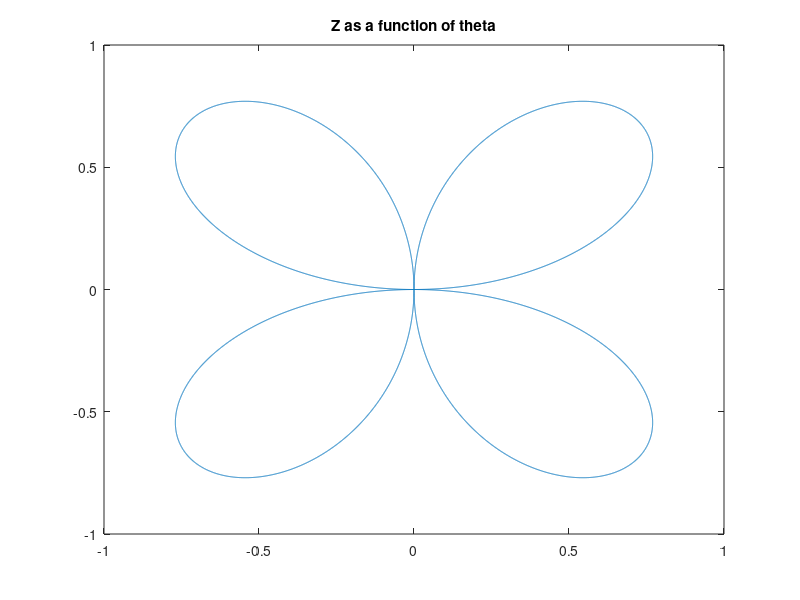
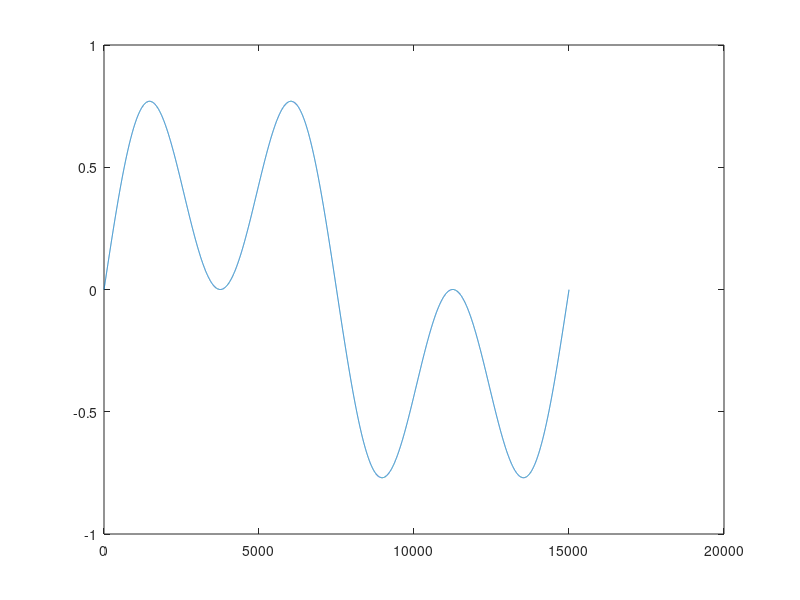
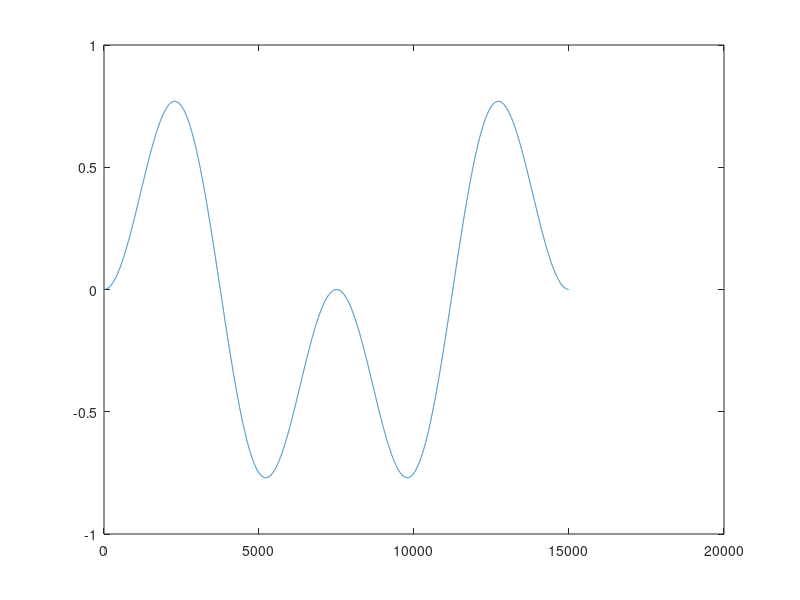

The MATLAB source for these figures, in order:
% This script will compute and plot a graph as a function of a vector,
% theta, that contains discrete values ranging from 0-14999

n = 0:14999;
n = n*(2*pi/15000); % vector containing 15000 numbers from [0,2pi)
r = sin(2*n);
Z = r.*exp(j*n);

% Display graphs of Z, real(Z), and imag(Z)
figure
plot(Z); % Plot of Z(n) in complex plane
title('Z as a function of theta')
figure
plot(real(Z))
figure
plot(imag(Z))

